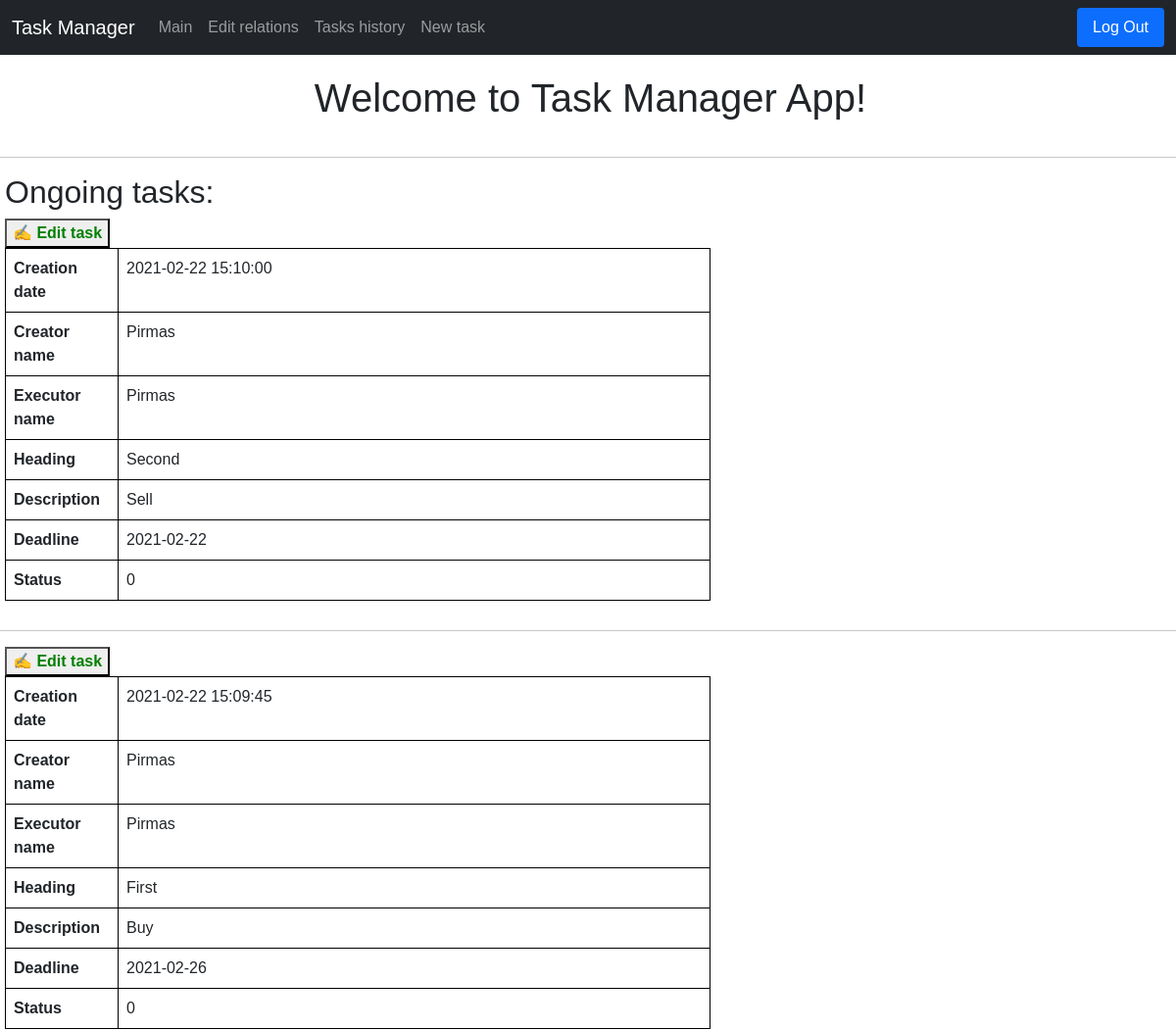
Page / (signed in, upper part) on the earlier database version.
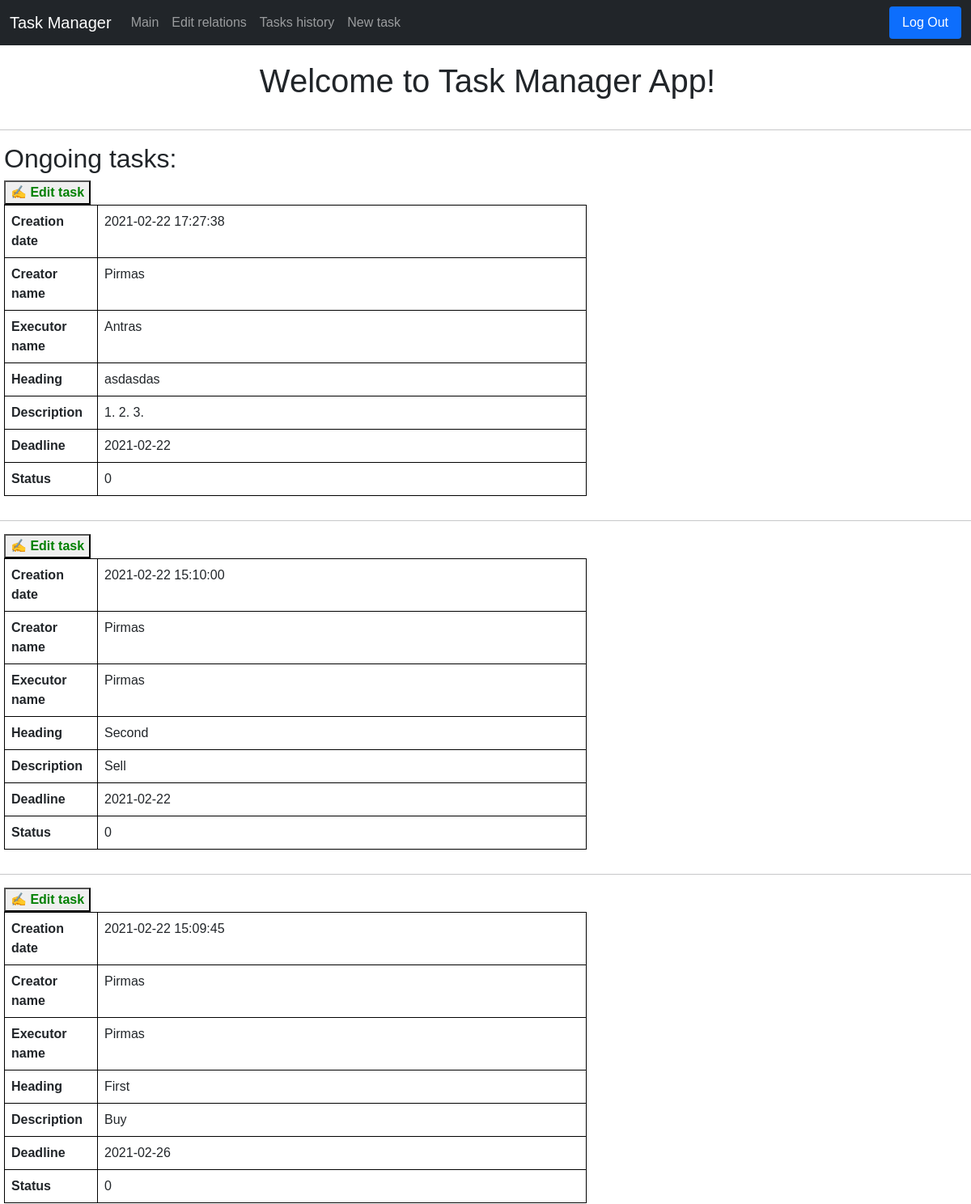
Same page on the later database version.
### tables this page shows
CREATE TABLE tasks(id INTEGER PRIMARY KEY, creator_id INTEGER, executor_id INTEGER, heading TEXT, description TEXT, creation_date TIMESTAMP DEFAULT CURRENT_TIMESTAMP,
deadline_date TIMESTAMP, status INTEGER);

CREATE TABLE users(user_id INTEGER PRIMARY KEY, name TEXT NOT NULL UNIQUE, hash TEXT NOT NULL, position TEXT, company TEXT);

### application.py (the view, shortened to what this page needs)
@app.route("/", methods=["GET", "POST"])
def index():
    if request.method == "GET":
        if session.get("user_id") is None:
            return redirect("/login")
        else:
            connection = sqlite3.connect('data.db')
            db = connection.cursor()
            db.execute("SELECT * FROM tasks WHERE creator_id = ? OR executor_id = ? AND status = 0 ORDER BY creation_date DESC",
               (session["user_id"], session["user_id"]))
            rows = db.fetchall()
            db.execute("SELECT * FROM users")
            users = db.fetchall()
            return render_template("index.html", rows=rows, users=users)

### templates/index.html (shortened to what this page needs)
{% extends "layout.html" %}
{% block main %}
<h1 class="pageTitle">Welcome to Task Manager App!</h1>
<hr>
<h2 style="margin-left: 5px;">Ongoing tasks:</h2>
{% for row in rows %}
<div class="container-2">
    <form action="/" method="POST">
        <button type="submit" name="task_id" value="{{ row[0] }}" class="edit">&#9997; Edit task</button>
        <table class="table">
            <tr class="borderr">
                <th scope="col" class="borderName">Creation date</th>
                <td class="borderr">{{ row[5] }}</td>
            </tr>
            <tr class="borderr">
                <th scope="col" class="borderName">Creator name</th>
                <td class="borderr">
                    {% for user in users %}
                    {% if user[0] == row[1] %}
                    {{ user[1] }}
                    {% endif %}
                    {% endfor %}
                </td>
            </tr>
            <tr class="borderr">
                <th scope="col" class="borderName">Executor name</th>
                <td class="borderr">
                    {% for user in users %}
                    {% if user[0] == row[2] %}
                    {{ user[1] }}
                    {% endif %}
                    {% endfor %}
                </td>
            </tr>
            <tr class="borderr">
                <th scope="col" class="borderName">Heading</th>
                <td class="borderr">{{ row[3] }}</td>
            </tr>
            <tr class="borderr">
                <th scope="col" class="borderName">Description</th>
                <td class="borderr">{{ row[4] }}</td>
            </tr>
            <tr class="borderr">
                <th scope="col" class="borderName">Deadline</th>
                <td class="borderr">{{ row[6] }}</td>
            </tr>
            <tr class="borderr">
                <th scope="col" class="borderName">Status</th>
                <td class="borderr">{{ row[7] }}</td>
            </tr>
        </table>
        <hr>
    </form>
</div>
{% endfor %}
{% endblock %}

### templates/layout.html (shortened to what this page needs)
<!doctype html>
<html lang="en">
<head>
  <link href="https://cdn.jsdelivr.net/npm/bootstrap@5.0.0-beta2/dist/css/bootstrap.min.css" rel="stylesheet"
>
  <link href="/static/styles.css" rel="stylesheet">
</head>
<body>
  <nav class="navbar navbar-expand-lg navbar-dark bg-dark">
    <div class="container-fluid">
      <a class="navbar-brand">Task Manager</a>
      <div class="collapse navbar-collapse justify-content-start" id="navbarNav">
        {% if session.user_id %}
        <ul class="navbar-nav">
          <li class="nav-item">
            <a class="nav-link" href='{{ url_for("index") }}'>Main</a>
          </li>
          <li class="nav-item">
            <a class="nav-link" href='{{ url_for("relations") }}'>Edit relations</a>
          </li>
          <li class="nav-item">
            <a class="nav-link" href='{{ url_for("tasks") }}'>Tasks history</a>
          </li>
          <li class="nav-item">
            <a class="nav-link" href='{{ url_for("new_task") }}'>New task</a>
          </li>
        </ul>
      </div>
      <div class="collapse navbar-collapse justify-content-end" id="navbarNav">
        <ul class="nav nav-pills">
          <li class="nav-item">
            <a class="nav-link active" href="/logout">Log Out</a>
          </li>
        </ul>
      </div>
      {% endif %}
    </div>
  </nav>
  <main>
    {% block main %}{% endblock %}
  </main>
</body>
</html>

### static/styles.css (style rules this page uses)
.pageTitle { padding: 20px; text-align: center; margin-left: 5px; }
.table { width: 60%; margin-left: 5px; margin-bottom: 30px; }
.borderr { border: 1px solid black; }
.borderName { width: 16%; }
.edit { margin-left: 5px; font-weight: bold; color: green; }
body { font-family: Verdana, Geneva, Tahoma, sans-serif }

Differences in the rows shown:
added tasks: {{ row[0] }} 7 (drawn), creation_date "2021-02-22 17:27:38", heading "asdasdas", description "1. 2. 3.", deadline_date "2021-02-22", status "0", users (name "Pirmas")
now on this page (row unchanged): users: name "Antras", shown under "2021-02-22 17:27:38"
